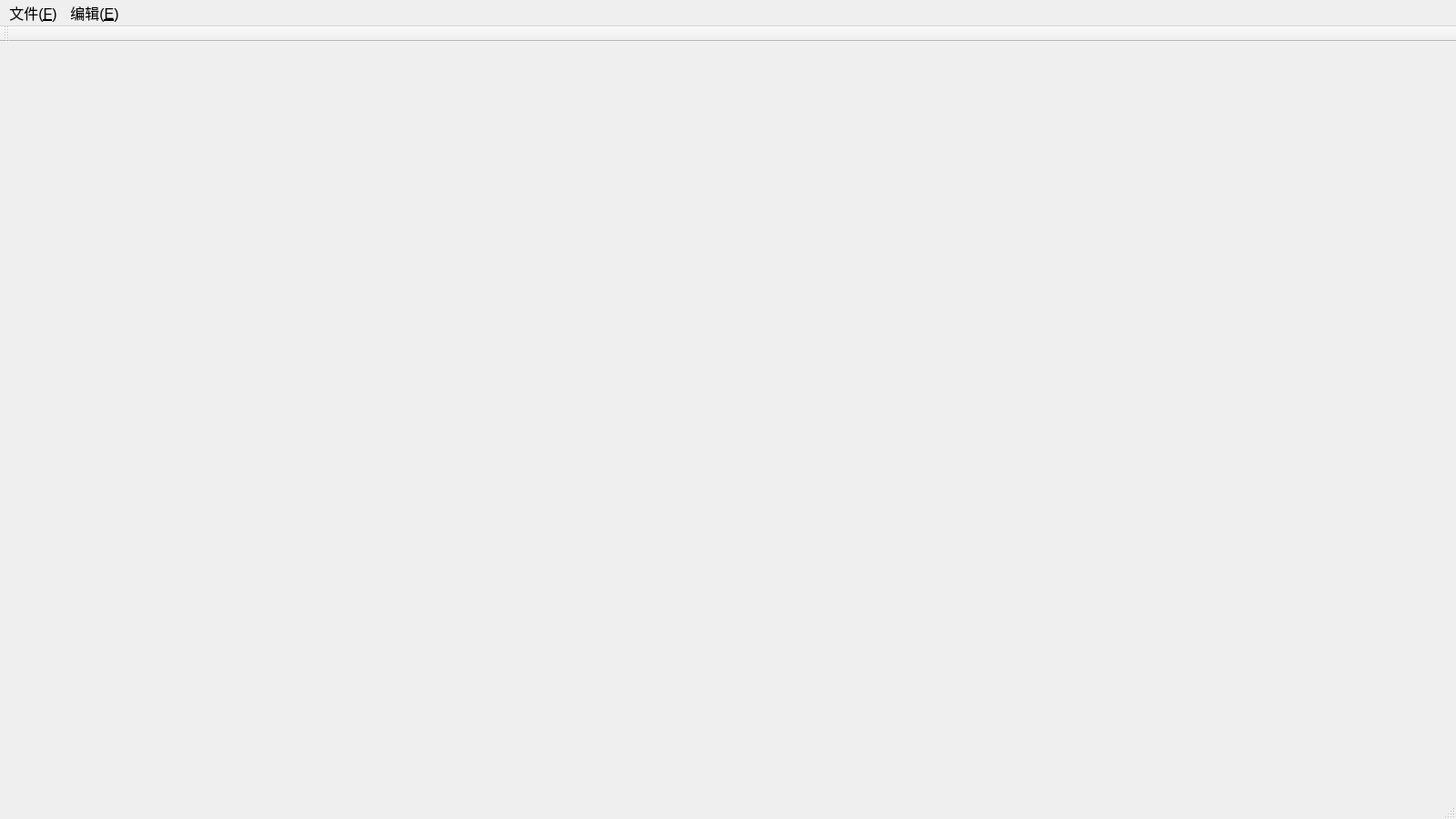
<?xml version="1.0" encoding="UTF-8"?>
<ui version="4.0">
 <class>MainWindow</class>
 <widget class="QMainWindow" name="MainWindow">
  <property name="geometry">
   <rect>
    <x>0</x>
    <y>0</y>
    <width>1600</width>
    <height>900</height>
   </rect>
  </property>
  <property name="minimumSize">
   <size>
    <width>1000</width>
    <height>300</height>
   </size>
  </property>
  <property name="font">
   <font>
    <family>Segoe UI</family>
    <pointsize>12</pointsize>
   </font>
  </property>
  <property name="windowTitle">
   <string>MainWindow</string>
  </property>
  <property name="toolButtonStyle">
   <enum>Qt::ToolButtonIconOnly</enum>
  </property>
  <property name="unifiedTitleAndToolBarOnMac">
   <bool>false</bool>
  </property>
  <widget class="QWidget" name="centralwidget"/>
  <widget class="QMenuBar" name="menubar">
   <property name="geometry">
    <rect>
     <x>0</x>
     <y>0</y>
     <width>1600</width>
     <height>27</height>
    </rect>
   </property>
   <property name="font">
    <font>
     <family>Segoe UI</family>
     <pointsize>12</pointsize>
    </font>
   </property>
   <widget class="QMenu" name="menuFile">
    <property name="font">
     <font>
      <family>Segoe UI</family>
      <pointsize>12</pointsize>
     </font>
    </property>
    <property name="title">
     <string>文件(&amp;F)</string>
    </property>
    <addaction name="actionOpen"/>
    <addaction name="actionSave"/>
   </widget>
   <widget class="QMenu" name="menuEdit">
    <property name="font">
     <font>
      <family>Segoe UI</family>
      <pointsize>12</pointsize>
     </font>
    </property>
    <property name="title">
     <string>编辑(&amp;E)</string>
    </property>
    <addaction name="actionNew"/>
    <addaction name="actionMember"/>
    <addaction name="actionFind"/>
    <addaction name="actionDelete"/>
   </widget>
   <addaction name="menuFile"/>
   <addaction name="menuEdit"/>
  </widget>
  <widget class="QStatusBar" name="statusbar"/>
  <widget class="QToolBar" name="toolBar">
   <property name="windowTitle">
    <string>toolBar</string>
   </property>
   <attribute name="toolBarArea">
    <enum>TopToolBarArea</enum>
   </attribute>
   <attribute name="toolBarBreak">
    <bool>false</bool>
   </attribute>
  </widget>
  <action name="actionOpen">
   <property name="icon">
    <iconset resource="img.qrc">
     <normaloff>:/png/resource/open.png</normaloff>:/png/resource/open.png</iconset>
   </property>
   <property name="text">
    <string>打开文件(&amp;O)</string>
   </property>
   <property name="font">
    <font>
     <pointsize>12</pointsize>
    </font>
   </property>
   <property name="shortcut">
    <string>Ctrl+O</string>
   </property>
  </action>
  <action name="actionSave">
   <property name="icon">
    <iconset resource="img.qrc">
     <normaloff>:/png/resource/new.png</normaloff>:/png/resource/new.png</iconset>
   </property>
   <property name="text">
    <string>保存文件(&amp;S)</string>
   </property>
   <property name="font">
    <font>
     <pointsize>12</pointsize>
    </font>
   </property>
   <property name="shortcut">
    <string>Ctrl+S</string>
   </property>
  </action>
  <action name="actionNew">
   <property name="text">
    <string>新建类(&amp;N)</string>
   </property>
   <property name="font">
    <font>
     <pointsize>12</pointsize>
    </font>
   </property>
   <property name="shortcut">
    <string>Ctrl+N</string>
   </property>
  </action>
  <action name="actionMember">
   <property name="text">
    <string>类成员(&amp;M)</string>
   </property>
   <property name="font">
    <font>
     <pointsize>12</pointsize>
    </font>
   </property>
   <property name="shortcut">
    <string>Ctrl+M</string>
   </property>
  </action>
  <action name="actionFind">
   <property name="text">
    <string>查找(&amp;F)</string>
   </property>
   <property name="shortcut">
    <string>Ctrl+F</string>
   </property>
  </action>
  <action name="actionDelete">
   <property name="text">
    <string>删除(&amp;D)</string>
   </property>
   <property name="shortcut">
    <string>Ctrl+D</string>
   </property>
  </action>
 </widget>
 <resources>
  <include location="img.qrc"/>
 </resources>
 <connections/>
</ui>
